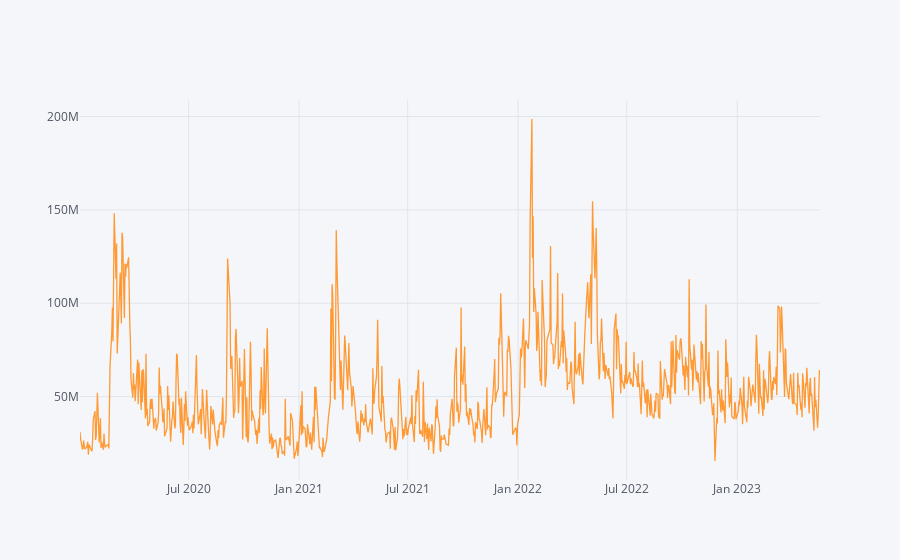

Write notebook code for a chart like this one.
### Code cell
df['Volume'].iplot()

### Figure 1 — Plotly figure (JSON) as saved in the notebook; plotly's stock layout.template omitted (floating-point values rounded to 4 significant figures; data arrays with more than 128 entries replaced by an {"elided": "..."} marker saying what was removed)
{"data": [{"line": {"color": "rgba(255, 153, 51, 1.0)", "dash": "solid", "shape": "linear", "width": 1.3}, "mode": "lines", "name": "Volume", "text": "", "type": "scatter", "x": {"elided": "852 str values"}, "y": {"elided": "852 int values"}}], "layout": {"legend": {"bgcolor": "#F5F6F9", "font": {"color": "#4D5663"}}, "paper_bgcolor": "#F5F6F9", "plot_bgcolor": "#F5F6F9", "title": {"font": {"color": "#4D5663"}}, "xaxis": {"gridcolor": "#E1E5ED", "showgrid": true, "tickfont": {"color": "#4D5663"}, "title": {"font": {"color": "#4D5663"}, "text": ""}, "zerolinecolor": "#E1E5ED"}, "yaxis": {"gridcolor": "#E1E5ED", "showgrid": true, "tickfont": {"color": "#4D5663"}, "title": {"font": {"color": "#4D5663"}, "text": ""}, "zerolinecolor": "#E1E5ED"}}}
